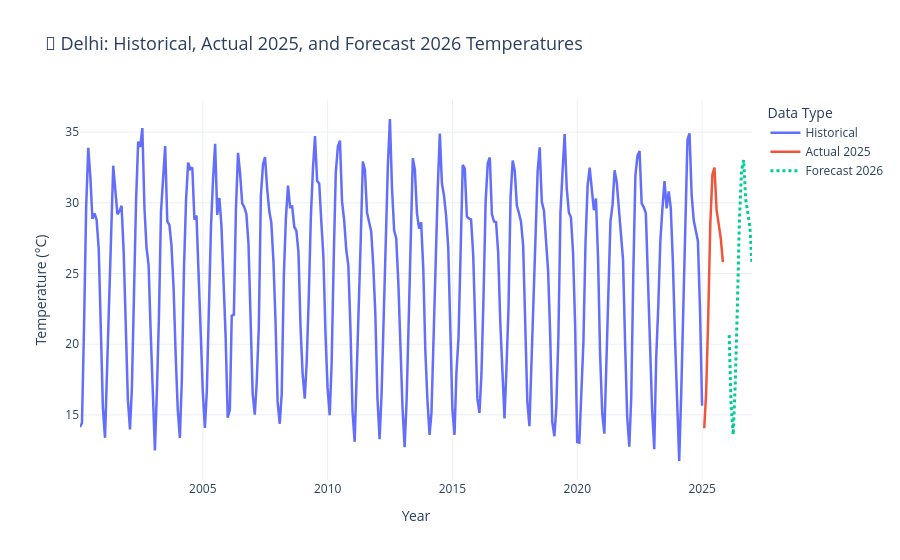

The notebook cell saved with this chart:
### Code cell
# ✅ Delhi Interactive Temperature Graph (Works in Kaggle with Hover + Dotted 2026 Forecast)

import pandas as pd
import numpy as np
import plotly.express as px
from statsmodels.tsa.statespace.sarimax import SARIMAX
import warnings
warnings.filterwarnings("ignore")

# --- Step 1: Load and prepare historical data ---
df = pd.read_csv("india_2000_2024_daily_weather.csv")

delhi_df = df[df['city'].str.contains("Delhi", case=False)]
delhi_df['date'] = pd.to_datetime(delhi_df['date'])
delhi_df['avg_temp'] = (delhi_df['temperature_2m_max'] + delhi_df['temperature_2m_min']) / 2

monthly = delhi_df.resample('M', on='date').mean(numeric_only=True)
monthly = monthly[['avg_temp']].fillna(method='ffill')

# --- Step 2: Add Actual 2025 Data ---
actual_2025 = pd.DataFrame({
    "Month": ["January","February","March","April","May","June","July","August","September","October"],
    "AvgMaxTemp": [20.5,23.0,29.0,36.0,39.0,38.0,33.0,32.0,32.0,31.5],
    "AvgMinTemp": [7.6,10.0,15.0,21.0,25.0,27.0,26.0,25.0,23.0,20.1]
})
actual_2025["avg_temp"] = (actual_2025["AvgMaxTemp"] + actual_2025["AvgMinTemp"]) / 2
actual_2025["date"] = pd.date_range("2025-01-31", periods=len(actual_2025), freq="M")
actual_2025 = actual_2025.set_index("date")

# Merge 2025 into monthly data
combined = pd.concat([monthly, actual_2025[['avg_temp']]], axis=0)
combined = combined.asfreq('M').fillna(method='ffill')

# --- Step 3: Train SARIMAX for 2026 Forecast ---
model = SARIMAX(combined['avg_temp'], order=(1,1,1), seasonal_order=(1,1,1,12), enforce_stationarity=False)
fit = model.fit(disp=False)
forecast_2026 = fit.forecast(12)

forecast_2026 = pd.DataFrame({
    "date": pd.date_range("2026-01-31", periods=12, freq="M"),
    "avg_temp": forecast_2026
}).set_index("date")

# --- Step 4: Combine all data ---
combined["type"] = "Historical"
combined.loc[actual_2025.index, "type"] = "Actual 2025"

forecast_2026["type"] = "Forecast 2026"
full_data = pd.concat([combined, forecast_2026])

# --- Step 5: Plot with Plotly Express ---
fig = px.line(
    full_data.reset_index(),
    x="date",
    y="avg_temp",
    color="type",
    title="🌆 Delhi: Historical, Actual 2025, and Forecast 2026 Temperatures",
    labels={"avg_temp":"Temperature (°C)", "date":"Year"},
    template="plotly_white"
)

# Make 2026 line dotted
fig.for_each_trace(lambda t: t.update(line=dict(dash='dot', width=3)) if t.name == "Forecast 2026" else t.update(line=dict(width=2.5)))

# Final styling
fig.update_layout(
    hovermode="x unified",
    legend_title_text="Data Type",
    title_font=dict(size=18),
    xaxis=dict(showgrid=True),
    yaxis=dict(showgrid=True),
)

fig.show()

### Figure 1 — Plotly figure (JSON) as saved in the notebook; plotly's stock layout.template omitted (floating-point values rounded to 4 significant figures; data arrays with more than 128 entries replaced by an {"elided": "..."} marker saying what was removed)
{"data": [{"hovertemplate": "type=Historical<br>Year=%{x}<br>Temperature (°C)=%{y}<extra></extra>", "legendgroup": "Historical", "line": {"color": "#636efa", "dash": "solid", "width": 2.5}, "marker": {"symbol": "circle"}, "mode": "lines", "name": "Historical", "orientation": "v", "showlegend": true, "type": "scatter", "x": {"elided": "300 str values"}, "xaxis": "x", "y": {"elided": "300 float values"}, "yaxis": "y"}, {"hovertemplate": "type=Actual 2025<br>Year=%{x}<br>Temperature (°C)=%{y}<extra></extra>", "legendgroup": "Actual 2025", "line": {"color": "#EF553B", "dash": "solid", "width": 2.5}, "marker": {"symbol": "circle"}, "mode": "lines", "name": "Actual 2025", "orientation": "v", "showlegend": true, "type": "scatter", "x": ["2025-01-31T00:00:00", "2025-02-28T00:00:00", "2025-03-31T00:00:00", "2025-04-30T00:00:00", "2025-05-31T00:00:00", "2025-06-30T00:00:00", "2025-07-31T00:00:00", "2025-08-31T00:00:00", "2025-09-30T00:00:00", "2025-10-31T00:00:00"], "xaxis": "x", "y": [14.05, 16.5, 22, 28.5, 32, 32.5, 29.5, 28.5, 27.5, 25.8], "yaxis": "y"}, {"hovertemplate": "type=Forecast 2026<br>Year=%{x}<br>Temperature (°C)=%{y}<extra></extra>", "legendgroup": "Forecast 2026", "line": {"color": "#00cc96", "dash": "dot", "width": 3}, "marker": {"symbol": "circle"}, "mode": "lines", "name": "Forecast 2026", "orientation": "v", "showlegend": true, "type": "scatter", "x": ["2026-01-31T00:00:00", "2026-02-28T00:00:00", "2026-03-31T00:00:00", "2026-04-30T00:00:00", "2026-05-31T00:00:00", "2026-06-30T00:00:00", "2026-07-31T00:00:00", "2026-08-31T00:00:00", "2026-09-30T00:00:00", "2026-10-31T00:00:00", "2026-11-30T00:00:00", "2026-12-31T00:00:00"], "xaxis": "x", "y": [20.64, 15.66, 13.6, 17.22, 22.63, 28.8, 32.27, 33.03, 30.25, 29.15, 28.33, 25.62], "yaxis": "y"}], "layout": {"hovermode": "x unified", "legend": {"title": {"text": "Data Type"}, "tracegroupgap": 0}, "title": {"font": {"size": 18}, "text": "🌆 Delhi: Historical, Actual 2025, and Forecast 2026 Temperatures"}, "xaxis": {"anchor": "y", "domain": [0, 1], "showgrid": true, "title": {"text": "Year"}}, "yaxis": {"anchor": "x", "domain": [0, 1], "showgrid": true, "title": {"text": "Temperature (°C)"}}}}
